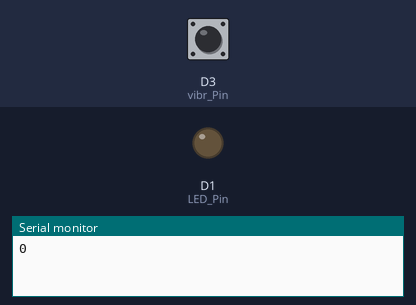
Simulated run of this sketch. Board: ESP8266 (NodeMCU). On the bench: output pins drawn as LEDs (lit = HIGH), the last lines printed to the serial monitor. The inputs (shaded band) are chosen by the test bench; at power-on: D3 (vibr_Pin) HIGH.

Above: at 1.8 s.
1.9 s: D3 (vibr_Pin) pulsed LOW 5 times (0.12 s each, 0.3 s apart)
At 3.8 s:
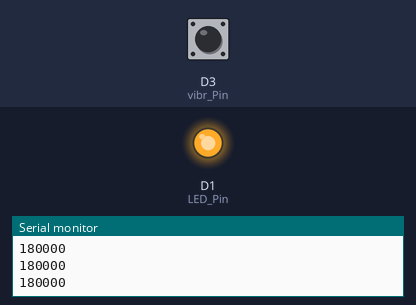
Timing chart, 0 to 5.7 s (numbered marks = the images above; inputs shaded):
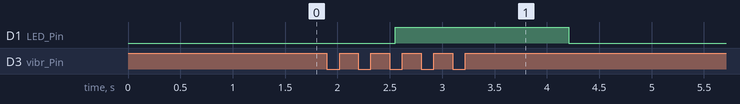

The sketch:

SW-420Vibration.ino
```cpp
int LED_Pin = D1;    // Mendefinisikan pin D1 sebagai pin untuk LED
int vibr_Pin = D3;   // Mendefinisikan pin D3 sebagai pin untuk sensor getaran

void setup() {
  pinMode(LED_Pin, OUTPUT);  // Mengatur pin LED_Pin sebagai output
  pinMode(vibr_Pin, INPUT);  // Mengatur pin vibr_Pin sebagai input untuk pengukuran
  Serial.begin(9600);        // Memulai komunikasi serial dengan kecepatan 9600 bps
}

void loop() {
  long measurement = TP_init();  // Memanggil fungsi TP_init() untuk mengukur getaran
  delay(50);                     // Menunggu selama 50 milidetik
  Serial.println(measurement);   // Mencetak hasil pengukuran ke Serial Monitor

  if (measurement > 1000) {     // Memeriksa hasil pengukuran
    digitalWrite(LED_Pin, HIGH);  // Mengaktifkan LED jika getaran melebihi 1000
  } else {
    digitalWrite(LED_Pin, LOW);   // Mematikan LED jika getaran kurang dari 1000
  }
}

long TP_init() {
  delay(10);                     // Jeda 10 milidetik
  long measurement = pulseIn(vibr_Pin, HIGH);  // Mengukur getaran dan mengembalikan hasil pengukuran
  return measurement;            // Mengembalikan nilai hasil pengukuran
}
```

Measured:
- after the input at 1.9 s, D1 (LED_Pin): LOW → HIGH after 0.65 s, → LOW 1.7 s later
